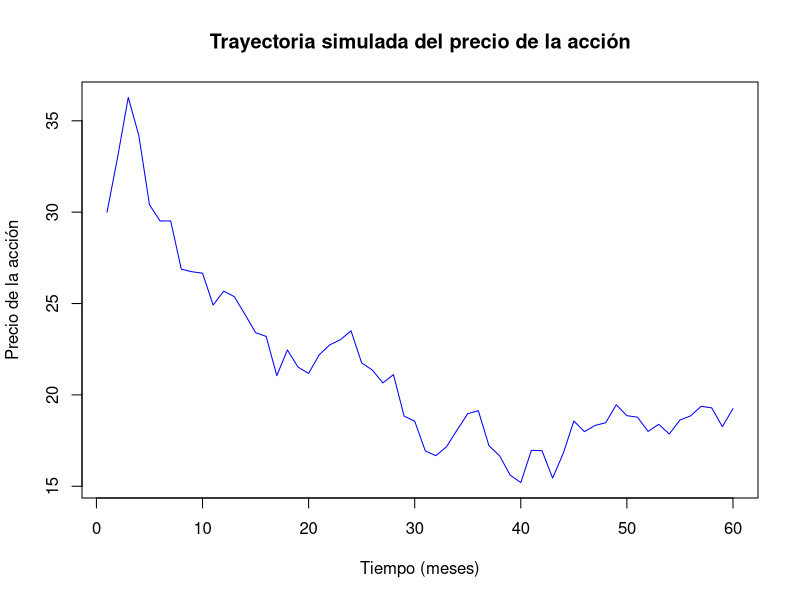
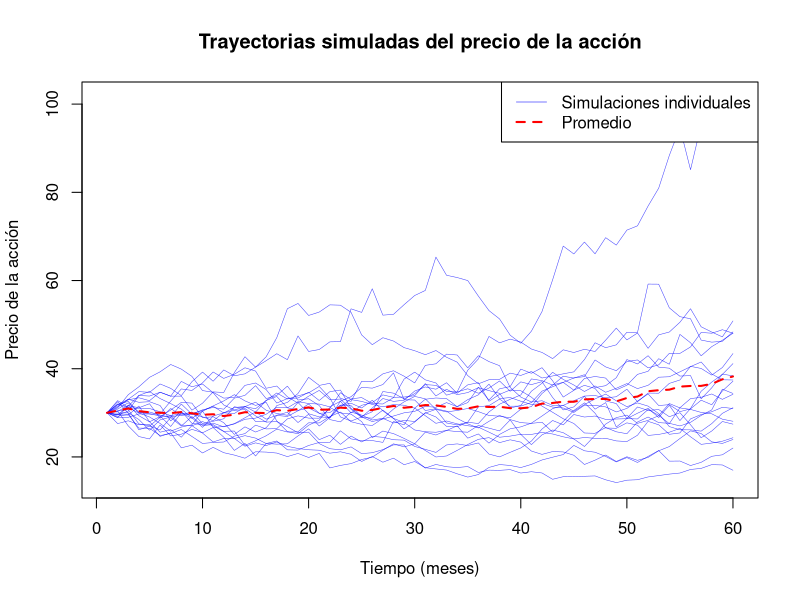
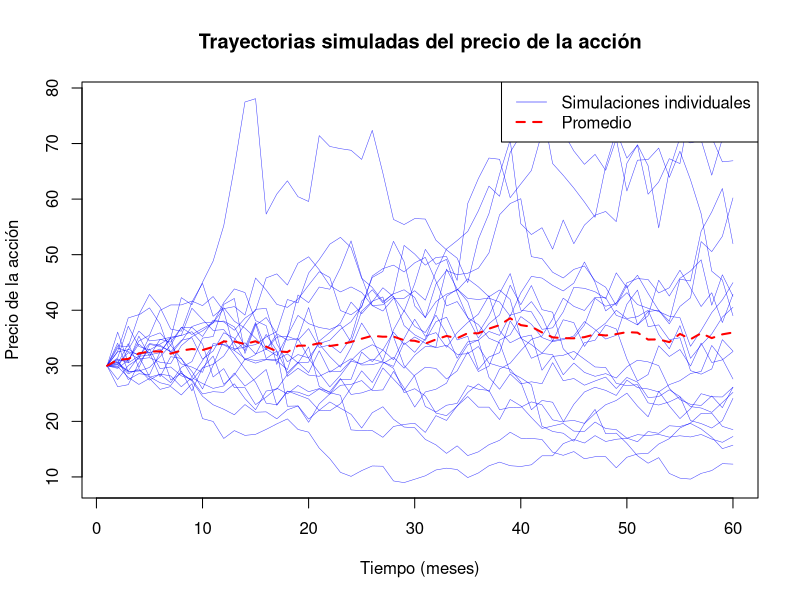
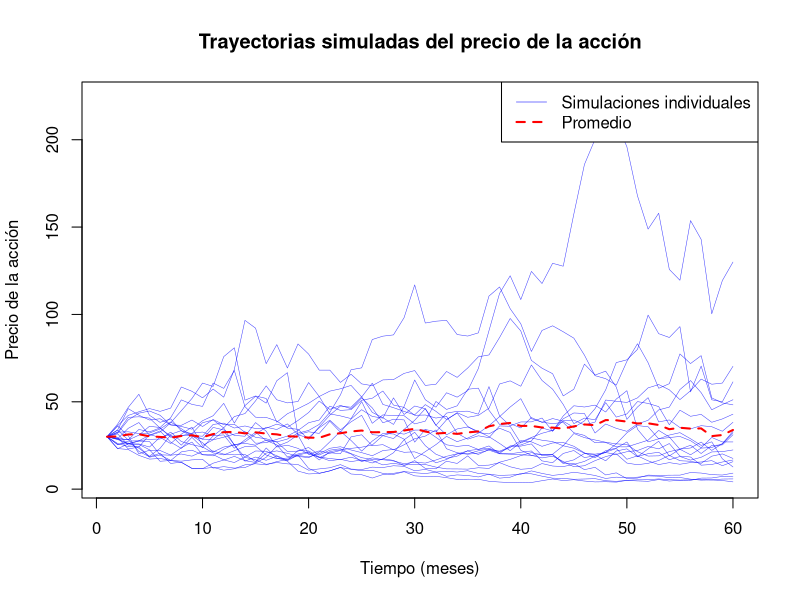
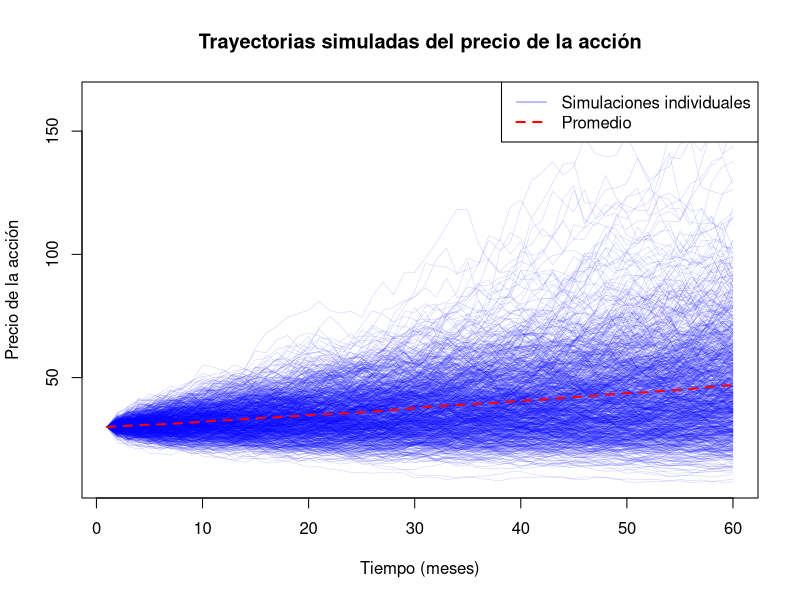

These figures' R source, in order:
## ---- chunk 1
# Datos
mu <- 0.09
sigma <- 0.2
dt <- 1 / 12
t <- 5

# Vector para guardar las simulaciones
S <- numeric(t * (1 / dt))
S[1] <- 30

# Simulación de la trayectoria
for (i in 2:(t * (1 / dt))) {
  S[i] <- S[i - 1] * (1 + mu * dt + sigma * rnorm(1) * sqrt(dt))
}

# Gráfico
plot(1:(t * (1 / dt)), S, type = "l", col = rgb(0, 0, 1), lwd = 1,
     xlab = "Tiempo (meses)", ylab = "Precio de la acción",
     main = "Trayectoria simulada del precio de la acción",
     ylim = range(S))
## ---- chunk 2
S
## ---- chunk 3
n_sim <- 20

# Matriz para guardar las simulaciones
S <- matrix(0, nrow = t * (1 / dt), ncol = n_sim)
S[1, ] <- 30

# Simulaciones de la trayectoria del precio de la acción
for (j in 1:n_sim) {
  for (i in 2:(t * (1 / dt))) {
    S[i, j] <- S[i - 1, j] * (1 + mu * dt + sigma * rnorm(1) * sqrt(dt))
  }
}

# Gráfico
plot(1:(t * (1 / dt)), S[, 1], type = "l", col = rgb(0, 0, 1, 0.75), lwd = 0.5,
     xlab = "Tiempo (meses)", ylab = "Precio de la acción",
     main = "Trayectorias simuladas del precio de la acción",
     ylim = range(S))

for (j in 2:n_sim) {
  lines(1:(t * (1 / dt)), S[, j], col = rgb(0, 0, 1, 0.75), lwd = 0.5)
}

lines(1:(t * (1 / dt)), rowMeans(S), col = "red", lwd = 2, lty = 2)
legend("topright", legend = c("Simulaciones individuales", "Promedio"),
       col = c(rgb(0, 0, 1, 0.5), "red"), lty = c(1, 2), lwd = c(1, 2))
## ---- chunk 4
sigma <- 0.3

# Matriz para guardar las simulaciones
S <- matrix(0, nrow = t * (1 / dt), ncol = n_sim)
S[1, ] <- 30

# Simulaciones de la trayectoria del precio de la acción
for (j in 1:n_sim) {
  for (i in 2:(t * (1 / dt))) {
    S[i, j] <- S[i - 1, j] * (1 + mu * dt + sigma * rnorm(1) * sqrt(dt))
  }
}

# Gráfico
plot(1:(t * (1 / dt)), S[, 1], type = "l", col = rgb(0, 0, 1, 0.75), lwd = 0.5,
     xlab = "Tiempo (meses)", ylab = "Precio de la acción",
     main = "Trayectorias simuladas del precio de la acción",
     ylim = range(S))

for (j in 2:n_sim) {
  lines(1:(t * (1 / dt)), S[, j], col = rgb(0, 0, 1, 0.75), lwd = 0.5)
}

lines(1:(t * (1 / dt)), rowMeans(S), col = "red", lwd = 2, lty = 2)
legend("topright", legend = c("Simulaciones individuales", "Promedio"),
       col = c(rgb(0, 0, 1, 0.5), "red"), lty = c(1, 2), lwd = c(1, 2))
## ---- chunk 5
sigma <- 0.5

# Matriz para guardar las simulaciones
S <- matrix(0, nrow = t * (1 / dt), ncol = n_sim)
S[1, ] <- 30

# Simulaciones de la trayectoria del precio de la acción
for (j in 1:n_sim) {
  for (i in 2:(t * (1 / dt))) {
    S[i, j] <- S[i - 1, j] * (1 + mu * dt + sigma * rnorm(1) * sqrt(dt))
  }
}

# Gráfico
plot(1:(t * (1 / dt)), S[, 1], type = "l", col = rgb(0, 0, 1, 0.75), lwd = 0.5,
     xlab = "Tiempo (meses)", ylab = "Precio de la acción",
     main = "Trayectorias simuladas del precio de la acción",
     ylim = range(S))

for (j in 2:n_sim) {
  lines(1:(t * (1 / dt)), S[, j], col = rgb(0, 0, 1, 0.75), lwd = 0.5)
}

lines(1:(t * (1 / dt)), rowMeans(S), col = "red", lwd = 2, lty = 2)
legend("topright", legend = c("Simulaciones individuales", "Promedio"),
       col = c(rgb(0, 0, 1, 0.5), "red"), lty = c(1, 2), lwd = c(1, 2))
## ---- chunk 6
mu <- 0.09
sigma <- 0.2
dt <- 1 / 12
t <- 5
n_sim <- 1000

S <- matrix(0, nrow = t * (1 / dt), ncol = n_sim)
S[1, ] <- 30

for(j in 1:n_sim) {
  for (i in 2:(t * (1 / dt))) {
    S[i, j] <- S[i - 1, j] * (1 + mu * dt + sigma * rnorm(1) * sqrt(dt))
  }
}

plot(1:(t * (1 / dt)), S[, 1], type = "l", col = rgb(0, 0, 1, 0.2), lwd = 0.5,
     xlab = "Tiempo (meses)", ylab = "Precio de la acción",
     main = "Trayectorias simuladas del precio de la acción",
     ylim = range(S)) 

for (j in 2:n_sim) {
  lines(1:(t * (1 / dt)), S[, j], col = rgb(0, 0, 1, 0.2), lwd = 0.5)
}

lines(1:(t * (1 / dt)), rowMeans(S), col = "red", lwd = 2, lty = 2)
legend("topright", legend = c("Simulaciones individuales", "Promedio"),
       col = c(rgb(0, 0, 1, 0.5), "red"), lty = c(1, 2), lwd = c(1, 2))
